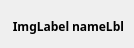
<?xml version="1.0" encoding="UTF-8"?>
<ui version="4.0">
 <class>LegendItem</class>
 <widget class="QWidget" name="LegendItem">
  <property name="geometry">
   <rect>
    <x>0</x>
    <y>0</y>
    <width>134</width>
    <height>48</height>
   </rect>
  </property>
  <property name="sizePolicy">
   <sizepolicy hsizetype="Fixed" vsizetype="Fixed">
    <horstretch>0</horstretch>
    <verstretch>0</verstretch>
   </sizepolicy>
  </property>
  <property name="minimumSize">
   <size>
    <width>110</width>
    <height>30</height>
   </size>
  </property>
  <property name="maximumSize">
   <size>
    <width>134</width>
    <height>48</height>
   </size>
  </property>
  <property name="windowTitle">
   <string/>
  </property>
  <layout class="QHBoxLayout" name="horizontalLayout">
   <item>
    <widget class="QLabel" name="imgLabel">
     <property name="sizePolicy">
      <sizepolicy hsizetype="Fixed" vsizetype="Fixed">
       <horstretch>0</horstretch>
       <verstretch>0</verstretch>
      </sizepolicy>
     </property>
     <property name="minimumSize">
      <size>
       <width>60</width>
       <height>30</height>
      </size>
     </property>
     <property name="maximumSize">
      <size>
       <width>60</width>
       <height>30</height>
      </size>
     </property>
     <property name="font">
      <font>
       <family>微软雅黑</family>
       <weight>75</weight>
       <bold>true</bold>
      </font>
     </property>
     <property name="lineWidth">
      <number>1</number>
     </property>
     <property name="text">
      <string extracomment="aaa">ImgLabel</string>
     </property>
     <property name="alignment">
      <set>Qt::AlignCenter</set>
     </property>
     <property name="wordWrap">
      <bool>false</bool>
     </property>
    </widget>
   </item>
   <item>
    <widget class="QLabel" name="nameLabel">
     <property name="minimumSize">
      <size>
       <width>50</width>
       <height>30</height>
      </size>
     </property>
     <property name="maximumSize">
      <size>
       <width>50</width>
       <height>30</height>
      </size>
     </property>
     <property name="font">
      <font>
       <family>微软雅黑</family>
       <weight>75</weight>
       <italic>false</italic>
       <bold>true</bold>
       <stylestrategy>PreferAntialias</stylestrategy>
      </font>
     </property>
     <property name="text">
      <string>nameLbl</string>
     </property>
     <property name="alignment">
      <set>Qt::AlignCenter</set>
     </property>
    </widget>
   </item>
  </layout>
 </widget>
 <layoutdefault spacing="6" margin="11"/>
 <resources/>
 <connections/>
</ui>
